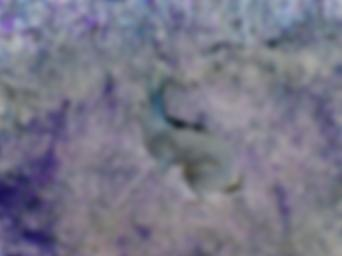
#> input picture Lab_3/3_d284c976dd4a54ae.jpg, 342 x 256 px
$ jupyter execute main.ipynb
#> lines starting #> are read from the running program, lines starting #| are printed output that depends on the picture
# Лабораторная работа 3. Фильтрация изображений

### Задание: попробуйте выполнить низкочастотную фильтрацию в частотной области зашумленного изображения, как это сделано в разделе 3.1. Сделайте выводы.

[cell 1]
import cv2 as cv
import matplotlib.pyplot as plt
import numpy as np


# SSIM оценивает, насколько структура изображения сохранилась после фильтрации.
def ssim(first, second):
    first = first.astype(np.float32)
    second = second.astype(np.float32)
    mean_first = cv.GaussianBlur(first, (11, 11), 1.5)
    mean_second = cv.GaussianBlur(second, (11, 11), 1.5)
    var_first = cv.GaussianBlur(first * first, (11, 11), 1.5) - mean_first ** 2
    var_second = cv.GaussianBlur(second * second, (11, 11), 1.5) - mean_second ** 2
    covariance = cv.GaussianBlur(first * second, (11, 11), 1.5) - mean_first * mean_second
    numerator = (2 * mean_first * mean_second + 6.5025) * (2 * covariance + 58.5225)
    denominator = (mean_first ** 2 + mean_second ** 2 + 6.5025) * (var_first + var_second + 58.5225)
    return float(np.mean(numerator / denominator))


# Загружаем выданный негатив и получаем изображение с обычными цветами.
image = cv.imread('3_d284c976dd4a54ae.jpg')
#> image is the input picture: shape (256, 342, 3); mean B, G, R 136.7, 119.1, 119.7
if image is None:
    raise FileNotFoundError('3_d284c976dd4a54ae.jpg')

original = cv.bitwise_not(image)
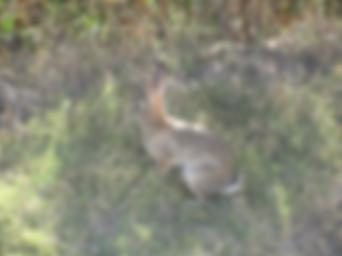
#> original: shape (256, 342, 3); mean B, G, R 118.3, 135.9, 135.3
# Добавляем гауссов шум, чтобы сравнить способы его подавления.
rng = np.random.default_rng(42)
noise = rng.normal(0, 0.15, original.shape)
noisy = np.uint8(np.clip(original / 255.0 + noise, 0, 1) * 255)
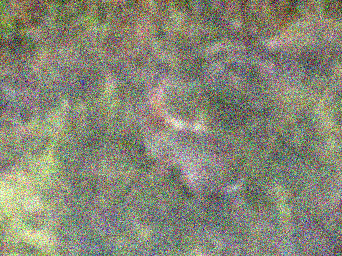
#> noisy: shape (256, 342, 3); mean B, G, R 117.8, 135.3, 134.8

[cell 2]
# Пространственные фильтры усредняют соседние пиксели.
kernel = np.ones((5, 5), np.float32) / 25
mean_filtered = cv.filter2D(noisy, -1, kernel)
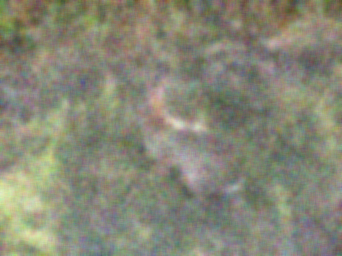
#> mean_filtered: shape (256, 342, 3); mean B, G, R 117.8, 135.3, 134.8
gaussian_filtered = cv.GaussianBlur(noisy, (7, 7), 0)

# Маска пропускает низкие частоты в центре спектра и убирает высокие.
radius = 30
height, width = noisy.shape[:2]
#> height = 256; width = 342
mask = np.zeros((height, width, 2), np.float32)
mask[height // 2 - radius:height // 2 + radius,
     width // 2 - radius:width // 2 + radius] = 1

# Применяем преобразование Фурье отдельно к каждому цветовому каналу.
filtered_channels = []
for channel in cv.split(noisy):
    spectrum = cv.dft(channel.astype(np.float32), flags=cv.DFT_COMPLEX_OUTPUT)
    spectrum = np.fft.fftshift(spectrum, axes=(0, 1))
    filtered_spectrum = spectrum * mask
    restored = cv.idft(np.fft.ifftshift(filtered_spectrum, axes=(0, 1)),
                       flags=cv.DFT_SCALE | cv.DFT_REAL_OUTPUT)
    filtered_channels.append(np.uint8(np.clip(restored, 0, 255)))
#> this loop made 3 passes
#> pass 1, `restored = cv.idft(np.fft.ifftshift(filtered_spectrum, axes=(0, 1)), f..`:
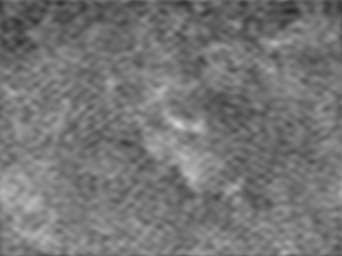
#> restored: shape (256, 342) float32; min 41.25, max 211.4, mean 117.8
#> pass 3, `restored = cv.idft(np.fft.ifftshift(filtered_spectrum, axes=(0, 1)), f..`:
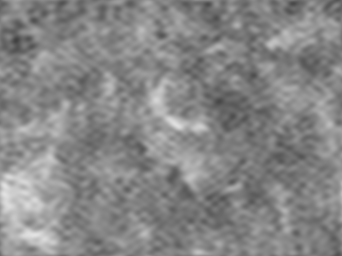
#> restored: shape (256, 342) float32; min 65.14, max 226.7, mean 134.8
#> after the loop, filtered_channels = 3 items
frequency_filtered = cv.merge(filtered_channels)

# Показываем исходное, зашумленное и отфильтрованные изображения.
fig, axes = plt.subplots(2, 3, figsize=(14, 9))
images = [
    ('До шума', original), ('После шума', noisy),
    ('Среднее 5×5', mean_filtered), ('Гауссов 7×7', gaussian_filtered),
    ('НЧ-фильтр', frequency_filtered),
]
for ax, (title, picture) in zip(axes.flat, images):
    ax.imshow(cv.cvtColor(picture, cv.COLOR_BGR2RGB))
    ax.set_title(title)
    ax.axis('off')
#> this loop made 5 passes
#> title on passes 1 to 5: 'До шума', 'После шума', 'Среднее 5×5', 'Гауссов 7×7', 'НЧ-фильтр'
axes.flat[-1].axis('off')
plt.tight_layout()
plt.show()
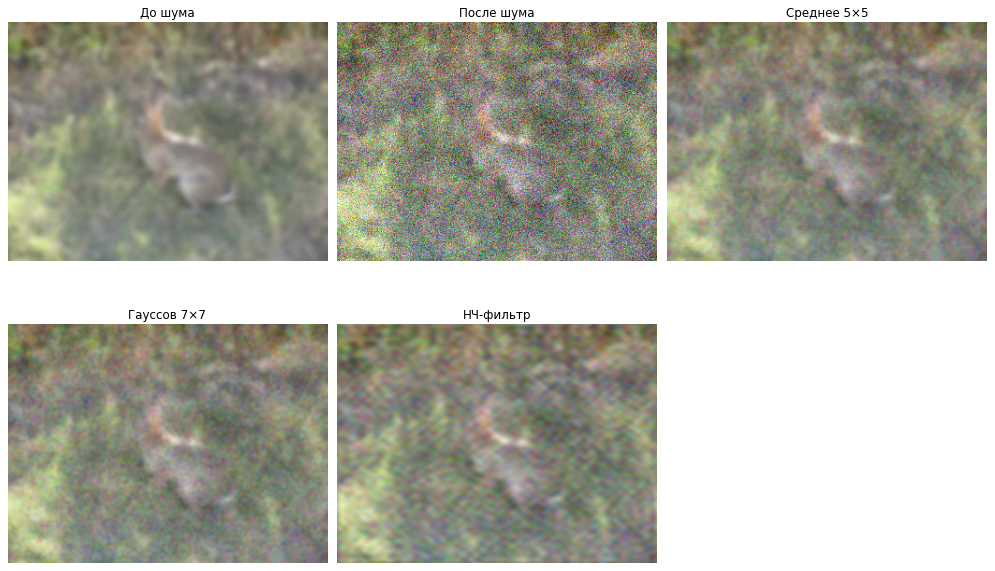
#> figure drawn by matplotlib, 5 panels

# PSNR и SSIM сравнивают каждый вариант с изображением до добавления шума.
for title, picture in images[1:]:
    print(f'{title}: PSNR={cv.PSNR(original, picture):.2f}, SSIM={ssim(original, picture):.3f}')
#> this loop made 4 passes
#| После шума: PSNR=16.50, SSIM=0.067
#| Среднее 5×5: PSNR=30.17, SSIM=0.715
#| Гауссов 7×7: PSNR=30.18, SSIM=0.730
#| НЧ-фильтр: PSNR=29.88, SSIM=0.764

# На спектрах видно, какие частоты остались после наложения маски.
gray = cv.cvtColor(noisy, cv.COLOR_BGR2GRAY).astype(np.float32)
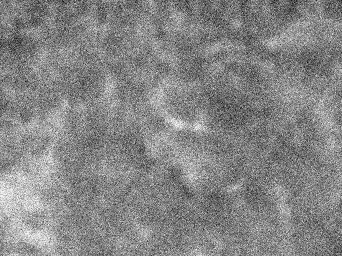
#> gray: shape (256, 342) float32; min 10, max 254, mean 133.2
spectrum = np.fft.fftshift(cv.dft(gray, flags=cv.DFT_COMPLEX_OUTPUT), axes=(0, 1))
filtered_spectrum = spectrum * mask
before = np.log1p(cv.magnitude(spectrum[:, :, 0], spectrum[:, :, 1]))
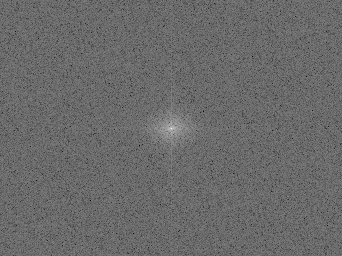
#> before: shape (256, 342) float32; min 3.23, max 16.27, mean 8.67; drawn with min black and max white
after = np.log1p(cv.magnitude(filtered_spectrum[:, :, 0], filtered_spectrum[:, :, 1]))
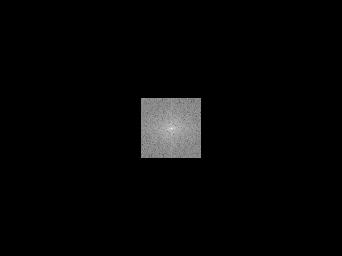
#> after: shape (256, 342) float32; min 0, max 16.27, mean 0.379; drawn with min black and max white

fig, axes = plt.subplots(1, 2, figsize=(11, 5))
for ax, (title, picture) in zip(axes, [('Спектр до', before), ('Спектр после', after)]):
    ax.imshow(picture, cmap='gray')
    ax.set_title(title)
    ax.axis('off')
#> this loop made 2 passes
plt.tight_layout()
plt.show()

cv.imwrite('lab3_frequency_result.png', frequency_filtered)
#> Out = True

#**Задание. Для выданного преподавателем изображения создайте программу улучшающую это изображение.**

[cell 3]
# Инвертируем негатив и сравниваем мягкое сглаживание с повышением резкости.
positive = cv.bitwise_not(image)
median = cv.medianBlur(positive, 3)
gaussian = cv.GaussianBlur(positive, (3, 3), 0)
kernel = np.array([[0, -0.25, 0], [-0.25, 2, -0.25], [0, -0.25, 0]], np.float32)
#> kernel = [[0, -0.25, 0], [-0.25, 2, -0.25], [0, -0.25, 0]]
sharpened = cv.filter2D(positive, -1, kernel)
# Сохраняем инверсию: дополнительные фильтры здесь заметно размывают детали.
result = positive

fig, axes = plt.subplots(2, 3, figsize=(14, 9))
for ax, (title, picture) in zip(axes.flat, [
    ('Исходный негатив', image), ('Инверсия', positive),
    ('Медианный 3×3', median), ('Гауссов 3×3', gaussian),
    ('Ядро резкости 3', sharpened),
]):
    ax.imshow(cv.cvtColor(picture, cv.COLOR_BGR2RGB))
    ax.set_title(title)
    ax.axis('off')
#> this loop made 5 passes
#> title on passes 1 to 5: 'Исходный негатив', 'Инверсия', 'Медианный 3×3', 'Гауссов 3×3', 'Ядро резкости 3'
axes.flat[-1].axis('off')
plt.tight_layout()
plt.show()
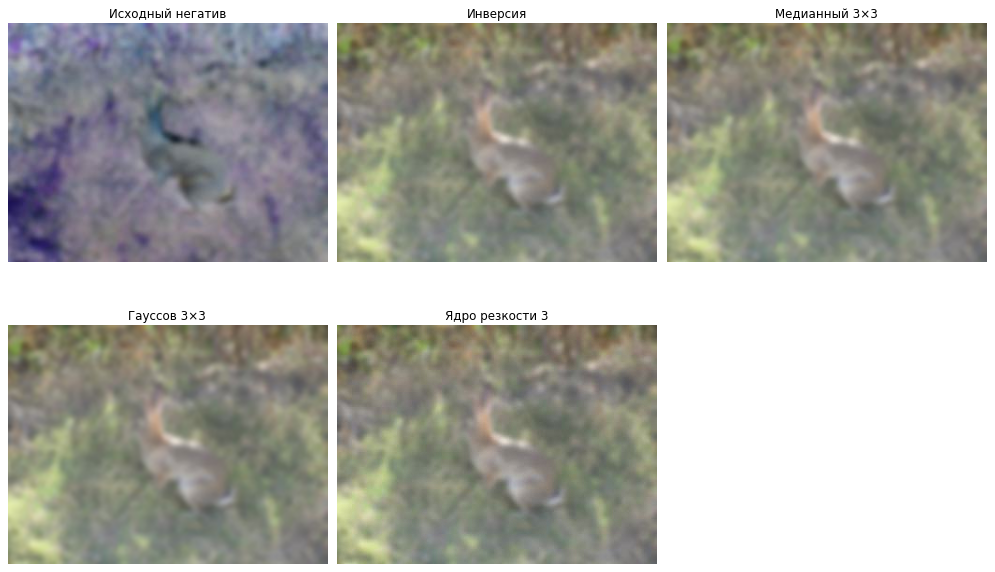
#> figure drawn by matplotlib, 5 panels

cv.imwrite('lab3_result.jpg', result, [cv.IMWRITE_JPEG_QUALITY, 100])
#> Out = True
